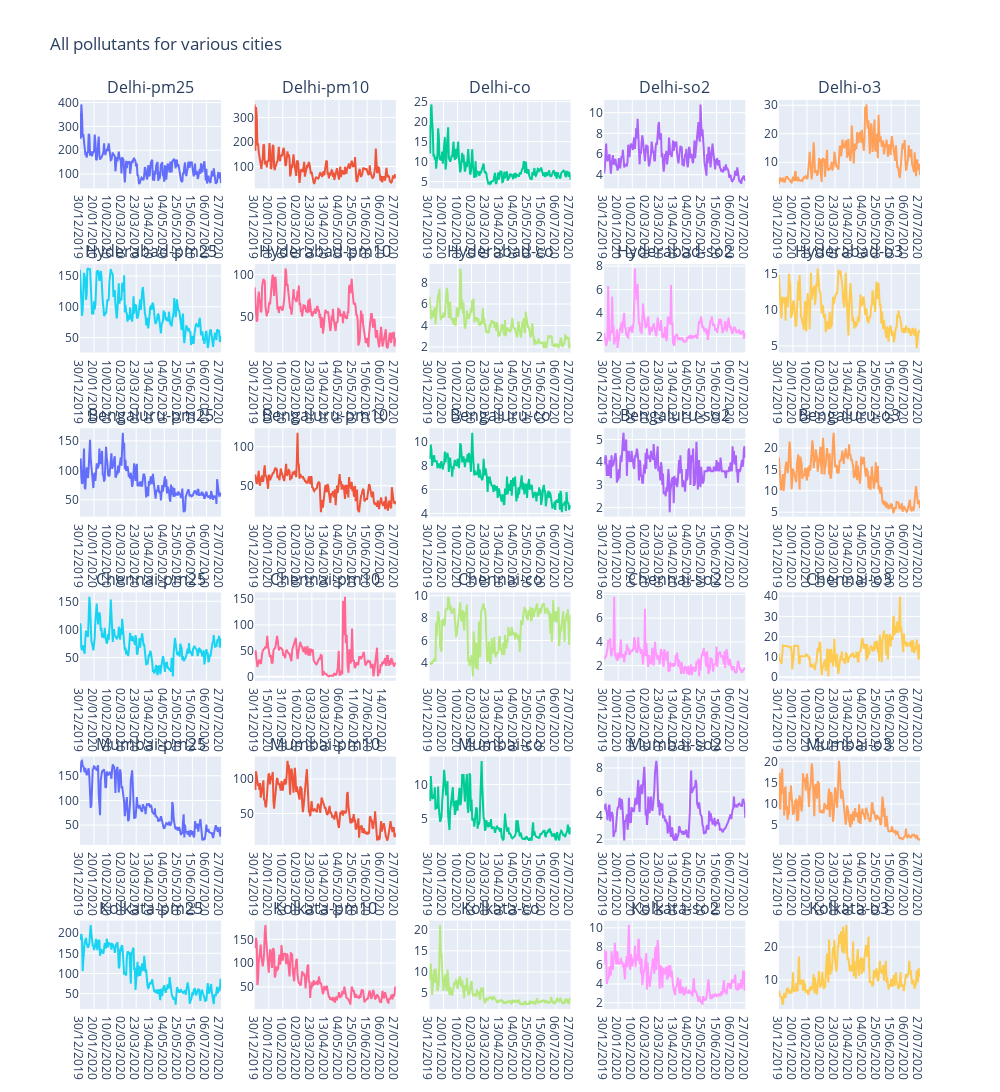

Write notebook code for a chart like this one.
### Markdown cell above
Plot them all!

### Code cell
city=['Delhi','Hyderabad','Bengaluru','Chennai','Mumbai','Kolkata']
pollutant=['pm25','pm10','co','so2','o3']
titles=[]
for i in city:
    for j in pollutant:
        entry= i + '-' + j
        titles.append(entry)
fig = make_subplots(
rows=6, cols=5,
subplot_titles=titles)
for m,i in enumerate(city):
    for n,j in enumerate(pollutant):
        dff=df[df['City'].isin([i])]
        dff=dff[dff['Specie'].isin([j])]
        fig.add_trace(go.Scatter(x=dff['Date'], y=dff['median']),row=m+1, col=n+1)
fig.update_layout(height=1650, width=1000,showlegend=False,
                  title_text="All pollutants for various cities")
fig.show()

### Figure 1 — Plotly figure (JSON) as saved in the notebook; plotly's stock layout.template omitted (floating-point values rounded to 4 significant figures; data arrays with more than 128 entries replaced by an {"elided": "..."} marker saying what was removed)
{"data": [{"type": "scatter", "x": {"elided": "212 str values"}, "xaxis": "x", "y": {"elided": "212 int values"}, "yaxis": "y"}, {"type": "scatter", "x": {"elided": "212 str values"}, "xaxis": "x2", "y": {"elided": "212 int values"}, "yaxis": "y2"}, {"type": "scatter", "x": {"elided": "212 str values"}, "xaxis": "x3", "y": {"elided": "212 float values"}, "yaxis": "y3"}, {"type": "scatter", "x": {"elided": "212 str values"}, "xaxis": "x4", "y": {"elided": "212 float values"}, "yaxis": "y4"}, {"type": "scatter", "x": {"elided": "212 str values"}, "xaxis": "x5", "y": {"elided": "212 float values"}, "yaxis": "y5"}, {"type": "scatter", "x": {"elided": "212 str values"}, "xaxis": "x6", "y": {"elided": "212 int values"}, "yaxis": "y6"}, {"type": "scatter", "x": {"elided": "212 str values"}, "xaxis": "x7", "y": {"elided": "212 int values"}, "yaxis": "y7"}, {"type": "scatter", "x": {"elided": "212 str values"}, "xaxis": "x8", "y": {"elided": "212 float values"}, "yaxis": "y8"}, {"type": "scatter", "x": {"elided": "212 str values"}, "xaxis": "x9", "y": {"elided": "212 float values"}, "yaxis": "y9"}, {"type": "scatter", "x": {"elided": "212 str values"}, "xaxis": "x10", "y": {"elided": "212 float values"}, "yaxis": "y10"}, {"type": "scatter", "x": {"elided": "212 str values"}, "xaxis": "x11", "y": {"elided": "212 int values"}, "yaxis": "y11"}, {"type": "scatter", "x": {"elided": "212 str values"}, "xaxis": "x12", "y": {"elided": "212 int values"}, "yaxis": "y12"}, {"type": "scatter", "x": {"elided": "212 str values"}, "xaxis": "x13", "y": {"elided": "212 float values"}, "yaxis": "y13"}, {"type": "scatter", "x": {"elided": "212 str values"}, "xaxis": "x14", "y": {"elided": "212 float values"}, "yaxis": "y14"}, {"type": "scatter", "x": {"elided": "212 str values"}, "xaxis": "x15", "y": {"elided": "212 float values"}, "yaxis": "y15"}, {"type": "scatter", "x": {"elided": "212 str values"}, "xaxis": "x16", "y": {"elided": "212 int values"}, "yaxis": "y16"}, {"type": "scatter", "x": {"elided": "159 str values"}, "xaxis": "x17", "y": {"elided": "159 int values"}, "yaxis": "y17"}, {"type": "scatter", "x": {"elided": "212 str values"}, "xaxis": "x18", "y": {"elided": "212 float values"}, "yaxis": "y18"}, {"type": "scatter", "x": {"elided": "212 str values"}, "xaxis": "x19", "y": {"elided": "212 float values"}, "yaxis": "y19"}, {"type": "scatter", "x": {"elided": "212 str values"}, "xaxis": "x20", "y": {"elided": "212 float values"}, "yaxis": "y20"}, {"type": "scatter", "x": {"elided": "212 str values"}, "xaxis": "x21", "y": {"elided": "212 int values"}, "yaxis": "y21"}, {"type": "scatter", "x": {"elided": "212 str values"}, "xaxis": "x22", "y": {"elided": "212 int values"}, "yaxis": "y22"}, {"type": "scatter", "x": {"elided": "212 str values"}, "xaxis": "x23", "y": {"elided": "212 float values"}, "yaxis": "y23"}, {"type": "scatter", "x": {"elided": "212 str values"}, "xaxis": "x24", "y": {"elided": "212 float values"}, "yaxis": "y24"}, {"type": "scatter", "x": {"elided": "212 str values"}, "xaxis": "x25", "y": {"elided": "212 float values"}, "yaxis": "y25"}, {"type": "scatter", "x": {"elided": "212 str values"}, "xaxis": "x26", "y": {"elided": "212 int values"}, "yaxis": "y26"}, {"type": "scatter", "x": {"elided": "212 str values"}, "xaxis": "x27", "y": {"elided": "212 int values"}, "yaxis": "y27"}, {"type": "scatter", "x": {"elided": "212 str values"}, "xaxis": "x28", "y": {"elided": "212 float values"}, "yaxis": "y28"}, {"type": "scatter", "x": {"elided": "212 str values"}, "xaxis": "x29", "y": {"elided": "212 float values"}, "yaxis": "y29"}, {"type": "scatter", "x": {"elided": "212 str values"}, "xaxis": "x30", "y": {"elided": "212 float values"}, "yaxis": "y30"}], "layout": {"annotations": [{"font": {"size": 16}, "showarrow": false, "text": "Delhi-pm25", "x": 0.084, "xanchor": "center", "xref": "paper", "y": 1.0, "yanchor": "bottom", "yref": "paper"}, {"font": {"size": 16}, "showarrow": false, "text": "Delhi-pm10", "x": 0.292, "xanchor": "center", "xref": "paper", "y": 1.0, "yanchor": "bottom", "yref": "paper"}, {"font": {"size": 16}, "showarrow": false, "text": "Delhi-co", "x": 0.5, "xanchor": "center", "xref": "paper", "y": 1.0, "yanchor": "bottom", "yref": "paper"}, {"font": {"size": 16}, "showarrow": false, "text": "Delhi-so2", "x": 0.708, "xanchor": "center", "xref": "paper", "y": 1.0, "yanchor": "bottom", "yref": "paper"}, {"font": {"size": 16}, "showarrow": false, "text": "Delhi-o3", "x": 0.916, "xanchor": "center", "xref": "paper", "y": 1.0, "yanchor": "bottom", "yref": "paper"}, {"font": {"size": 16}, "showarrow": false, "text": "Hyderabad-pm25", "x": 0.084, "xanchor": "center", "xref": "paper", "y": 0.8194, "yanchor": "bottom", "yref": "paper"}, {"font": {"size": 16}, "showarrow": false, "text": "Hyderabad-pm10", "x": 0.292, "xanchor": "center", "xref": "paper", "y": 0.8194, "yanchor": "bottom", "yref": "paper"}, {"font": {"size": 16}, "showarrow": false, "text": "Hyderabad-co", "x": 0.5, "xanchor": "center", "xref": "paper", "y": 0.8194, "yanchor": "bottom", "yref": "paper"}, {"font": {"size": 16}, "showarrow": false, "text": "Hyderabad-so2", "x": 0.708, "xanchor": "center", "xref": "paper", "y": 0.8194, "yanchor": "bottom", "yref": "paper"}, {"font": {"size": 16}, "showarrow": false, "text": "Hyderabad-o3", "x": 0.916, "xanchor": "center", "xref": "paper", "y": 0.8194, "yanchor": "bottom", "yref": "paper"}, {"font": {"size": 16}, "showarrow": false, "text": "Bengaluru-pm25", "x": 0.084, "xanchor": "center", "xref": "paper", "y": 0.6389, "yanchor": "bottom", "yref": "paper"}, {"font": {"size": 16}, "showarrow": false, "text": "Bengaluru-pm10", "x": 0.292, "xanchor": "center", "xref": "paper", "y": 0.6389, "yanchor": "bottom", "yref": "paper"}, {"font": {"size": 16}, "showarrow": false, "text": "Bengaluru-co", "x": 0.5, "xanchor": "center", "xref": "paper", "y": 0.6389, "yanchor": "bottom", "yref": "paper"}, {"font": {"size": 16}, "showarrow": false, "text": "Bengaluru-so2", "x": 0.708, "xanchor": "center", "xref": "paper", "y": 0.6389, "yanchor": "bottom", "yref": "paper"}, {"font": {"size": 16}, "showarrow": false, "text": "Bengaluru-o3", "x": 0.916, "xanchor": "center", "xref": "paper", "y": 0.6389, "yanchor": "bottom", "yref": "paper"}, {"font": {"size": 16}, "showarrow": false, "text": "Chennai-pm25", "x": 0.084, "xanchor": "center", "xref": "paper", "y": 0.4583, "yanchor": "bottom", "yref": "paper"}, {"font": {"size": 16}, "showarrow": false, "text": "Chennai-pm10", "x": 0.292, "xanchor": "center", "xref": "paper", "y": 0.4583, "yanchor": "bottom", "yref": "paper"}, {"font": {"size": 16}, "showarrow": false, "text": "Chennai-co", "x": 0.5, "xanchor": "center", "xref": "paper", "y": 0.4583, "yanchor": "bottom", "yref": "paper"}, {"font": {"size": 16}, "showarrow": false, "text": "Chennai-so2", "x": 0.708, "xanchor": "center", "xref": "paper", "y": 0.4583, "yanchor": "bottom", "yref": "paper"}, {"font": {"size": 16}, "showarrow": false, "text": "Chennai-o3", "x": 0.916, "xanchor": "center", "xref": "paper", "y": 0.4583, "yanchor": "bottom", "yref": "paper"}, {"font": {"size": 16}, "showarrow": false, "text": "Mumbai-pm25", "x": 0.084, "xanchor": "center", "xref": "paper", "y": 0.2778, "yanchor": "bottom", "yref": "paper"}, {"font": {"size": 16}, "showarrow": false, "text": "Mumbai-pm10", "x": 0.292, "xanchor": "center", "xref": "paper", "y": 0.2778, "yanchor": "bottom", "yref": "paper"}, {"font": {"size": 16}, "showarrow": false, "text": "Mumbai-co", "x": 0.5, "xanchor": "center", "xref": "paper", "y": 0.2778, "yanchor": "bottom", "yref": "paper"}, {"font": {"size": 16}, "showarrow": false, "text": "Mumbai-so2", "x": 0.708, "xanchor": "center", "xref": "paper", "y": 0.2778, "yanchor": "bottom", "yref": "paper"}, {"font": {"size": 16}, "showarrow": false, "text": "Mumbai-o3", "x": 0.916, "xanchor": "center", "xref": "paper", "y": 0.2778, "yanchor": "bottom", "yref": "paper"}, {"font": {"size": 16}, "showarrow": false, "text": "Kolkata-pm25", "x": 0.084, "xanchor": "center", "xref": "paper", "y": 0.09722, "yanchor": "bottom", "yref": "paper"}, {"font": {"size": 16}, "showarrow": false, "text": "Kolkata-pm10", "x": 0.292, "xanchor": "center", "xref": "paper", "y": 0.09722, "yanchor": "bottom", "yref": "paper"}, {"font": {"size": 16}, "showarrow": false, "text": "Kolkata-co", "x": 0.5, "xanchor": "center", "xref": "paper", "y": 0.09722, "yanchor": "bottom", "yref": "paper"}, {"font": {"size": 16}, "showarrow": false, "text": "Kolkata-so2", "x": 0.708, "xanchor": "center", "xref": "paper", "y": 0.09722, "yanchor": "bottom", "yref": "paper"}, {"font": {"size": 16}, "showarrow": false, "text": "Kolkata-o3", "x": 0.916, "xanchor": "center", "xref": "paper", "y": 0.09722, "yanchor": "bottom", "yref": "paper"}], "height": 1650, "showlegend": false, "title": {"text": "All pollutants for various cities"}, "width": 1000, "xaxis": {"anchor": "y", "autorange": true, "domain": [0, 0.168], "range": [0, 211], "type": "category"}, "xaxis10": {"anchor": "y10", "autorange": true, "domain": [0.832, 1], "range": [0, 211], "type": "category"}, "xaxis11": {"anchor": "y11", "autorange": true, "domain": [0, 0.168], "range": [0, 211], "type": "category"}, "xaxis12": {"anchor": "y12", "autorange": true, "domain": [0.208, 0.376], "range": [0, 211], "type": "category"}, "xaxis13": {"anchor": "y13", "autorange": true, "domain": [0.416, 0.584], "range": [0, 211], "type": "category"}, "xaxis14": {"anchor": "y14", "autorange": true, "domain": [0.624, 0.792], "range": [0, 211], "type": "category"}, "xaxis15": {"anchor": "y15", "autorange": true, "domain": [0.832, 1], "range": [0, 211], "type": "category"}, "xaxis16": {"anchor": "y16", "autorange": true, "domain": [0, 0.168], "range": [0, 211], "type": "category"}, "xaxis17": {"anchor": "y17", "autorange": true, "domain": [0.208, 0.376], "range": [0, 158], "type": "category"}, "xaxis18": {"anchor": "y18", "autorange": true, "domain": [0.416, 0.584], "range": [0, 211], "type": "category"}, "xaxis19": {"anchor": "y19", "autorange": true, "domain": [0.624, 0.792], "range": [0, 211], "type": "category"}, "xaxis2": {"anchor": "y2", "autorange": true, "domain": [0.208, 0.376], "range": [0, 211], "type": "category"}, "xaxis20": {"anchor": "y20", "autorange": true, "domain": [0.832, 1], "range": [0, 211], "type": "category"}, "xaxis21": {"anchor": "y21", "autorange": true, "domain": [0, 0.168], "range": [0, 211], "type": "category"}, "xaxis22": {"anchor": "y22", "autorange": true, "domain": [0.208, 0.376], "range": [0, 211], "type": "category"}, "xaxis23": {"anchor": "y23", "autorange": true, "domain": [0.416, 0.584], "range": [0, 211], "type": "category"}, "xaxis24": {"anchor": "y24", "autorange": true, "domain": [0.624, 0.792], "range": [0, 211], "type": "category"}, "xaxis25": {"anchor": "y25", "autorange": true, "domain": [0.832, 1], "range": [0, 211], "type": "category"}, "xaxis26": {"anchor": "y26", "autorange": true, "domain": [0, 0.168], "range": [0, 211], "type": "category"}, "xaxis27": {"anchor": "y27", "autorange": true, "domain": [0.208, 0.376], "range": [0, 211], "type": "category"}, "xaxis28": {"anchor": "y28", "autorange": true, "domain": [0.416, 0.584], "range": [0, 211], "type": "category"}, "xaxis29": {"anchor": "y29", "autorange": true, "domain": [0.624, 0.792], "range": [0, 211], "type": "category"}, "xaxis3": {"anchor": "y3", "autorange": true, "domain": [0.416, 0.584], "range": [0, 211], "type": "category"}, "xaxis30": {"anchor": "y30", "autorange": true, "domain": [0.832, 1], "range": [0, 211], "type": "category"}, "xaxis4": {"anchor": "y4", "autorange": true, "domain": [0.624, 0.792], "range": [0, 211], "type": "category"}, "xaxis5": {"anchor": "y5", "autorange": true, "domain": [0.832, 1], "range": [0, 211], "type": "category"}, "xaxis6": {"anchor": "y6", "autorange": true, "domain": [0, 0.168], "range": [0, 211], "type": "category"}, "xaxis7": {"anchor": "y7", "autorange": true, "domain": [0.208, 0.376], "range": [0, 211], "type": "category"}, "xaxis8": {"anchor": "y8", "autorange": true, "domain": [0.416, 0.584], "range": [0, 211], "type": "category"}, "xaxis9": {"anchor": "y9", "autorange": true, "domain": [0.624, 0.792], "range": [0, 211], "type": "category"}, "yaxis": {"anchor": "x", "autorange": true, "domain": [0.9028, 1.0], "range": [40.5, 410.5], "type": "linear"}, "yaxis10": {"anchor": "x10", "autorange": true, "domain": [0.7222, 0.8194], "range": [4.089, 16.31], "type": "linear"}, "yaxis11": {"anchor": "x11", "autorange": true, "domain": [0.5417, 0.6389], "range": [21.5, 171.5], "type": "linear"}, "yaxis12": {"anchor": "x12", "autorange": true, "domain": [0.5417, 0.6389], "range": [10.33, 123.7], "type": "linear"}, "yaxis13": {"anchor": "x13", "autorange": true, "domain": [0.5417, 0.6389], "range": [3.728, 11.17], "type": "linear"}, "yaxis14": {"anchor": "x14", "autorange": true, "domain": [0.5417, 0.6389], "range": [1.606, 5.494], "type": "linear"}, "yaxis15": {"anchor": "x15", "autorange": true, "domain": [0.5417, 0.6389], "range": [3.967, 24.63], "type": "linear"}, "yaxis16": {"anchor": "x16", "autorange": true, "domain": [0.3611, 0.4583], "range": [9.167, 165.8], "type": "linear"}, "yaxis17": {"anchor": "x17", "autorange": true, "domain": [0.3611, 0.4583], "range": [-7.5, 162.5], "type": "linear"}, "yaxis18": {"anchor": "x18", "autorange": true, "domain": [0.3611, 0.4583], "range": [2.406, 10.29], "type": "linear"}, "yaxis19": {"anchor": "x19", "autorange": true, "domain": [0.3611, 0.4583], "range": [0.7278, 8.172], "type": "linear"}, "yaxis2": {"anchor": "x2", "autorange": true, "domain": [0.9028, 1.0], "range": [11.0, 371], "type": "linear"}, "yaxis20": {"anchor": "x20", "autorange": true, "domain": [0.3611, 0.4583], "range": [-1.783, 41.88], "type": "linear"}, "yaxis21": {"anchor": "x21", "autorange": true, "domain": [0.1806, 0.2778], "range": [10.06, 188.9], "type": "linear"}, "yaxis22": {"anchor": "x22", "autorange": true, "domain": [0.1806, 0.2778], "range": [4.611, 132.4], "type": "linear"}, "yaxis23": {"anchor": "x23", "autorange": true, "domain": [0.1806, 0.2778], "range": [1.261, 14.04], "type": "linear"}, "yaxis24": {"anchor": "x24", "autorange": true, "domain": [0.1806, 0.2778], "range": [1.528, 8.972], "type": "linear"}, "yaxis25": {"anchor": "x25", "autorange": true, "domain": [0.1806, 0.2778], "range": [0.3611, 21.14], "type": "linear"}, "yaxis26": {"anchor": "x26", "autorange": true, "domain": [0, 0.09722], "range": [12.06, 230.9], "type": "linear"}, "yaxis27": {"anchor": "x27", "autorange": true, "domain": [0, 0.09722], "range": [3.722, 189.3], "type": "linear"}, "yaxis28": {"anchor": "x28", "autorange": true, "domain": [0, 0.09722], "range": [1.256, 22.14], "type": "linear"}, "yaxis29": {"anchor": "x29", "autorange": true, "domain": [0, 0.09722], "range": [1.328, 10.77], "type": "linear"}, "yaxis3": {"anchor": "x3", "autorange": true, "domain": [0.9028, 1.0], "range": [3.294, 25.41], "type": "linear"}, "yaxis30": {"anchor": "x30", "autorange": true, "domain": [0, 0.09722], "range": [1.156, 28.04], "type": "linear"}, "yaxis4": {"anchor": "x4", "autorange": true, "domain": [0.9028, 1.0], "range": [2.672, 11.23], "type": "linear"}, "yaxis5": {"anchor": "x5", "autorange": true, "domain": [0.9028, 1.0], "range": [0.85, 31.85], "type": "linear"}, "yaxis6": {"anchor": "x6", "autorange": true, "domain": [0.7222, 0.8194], "range": [25.83, 169.2], "type": "linear"}, "yaxis7": {"anchor": "x7", "autorange": true, "domain": [0.7222, 0.8194], "range": [8.833, 112.2], "type": "linear"}, "yaxis8": {"anchor": "x8", "autorange": true, "domain": [0.7222, 0.8194], "range": [1.489, 9.711], "type": "linear"}, "yaxis9": {"anchor": "x9", "autorange": true, "domain": [0.7222, 0.8194], "range": [0.6222, 8.178], "type": "linear"}}}
